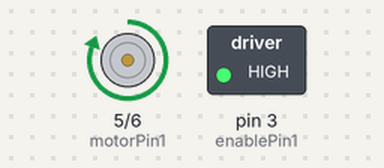
The sketch below on a simulated Arduino Uno, built with avr-gcc and run on an emulated ATmega328P. Parts: motor-driver pin pairs drawn as motors (green arrow = first pin HIGH = forward, orange = second pin HIGH = backward, longer = more drive), switched loads named in the sketch (green lamp = pin HIGH).

Above: at 2.5 s.
At 6.0 s:
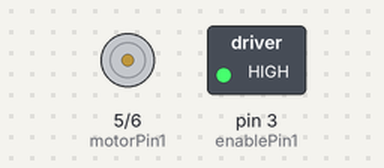
At 9.5 s:
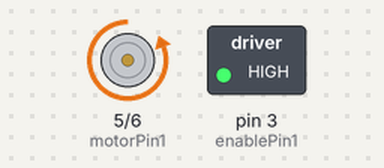
Timing chart, 0 to 13.8 s (numbered marks = the images above):
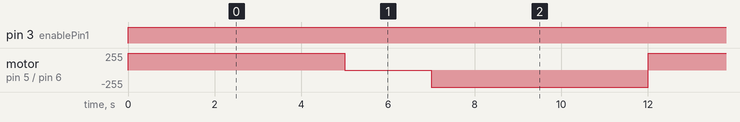

The sketch:

motorControl.ino
```cpp
/*
motorControl.ino
Alex, Jane, Selasie, and Supriti
February 16th, 2024

EE31 Phase 2A
*/

const int motorPin1 = 5;
const int motorPin2 = 6;
const int enablePin1 = 3;

static unsigned long controlMillis = millis();


void setup() {

  pinMode(motorPin1, OUTPUT);
  pinMode(motorPin2, OUTPUT);
  pinMode(enablePin1, OUTPUT);

}

void loop() {

  if (millis() - controlMillis < 5000) {
    forwardDirection();
  }
  else if (millis() - controlMillis > 5000 and millis() - controlMillis < 7000) {
    stopMotor();
  }
  else if (millis() - controlMillis > 7000 and millis() - controlMillis < 12000) {
    reverseDirection();
  }
  else if (millis() - controlMillis > 12000) {
    controlMillis = millis();
  }

}


/*
 * name:      forwardDirection
 * purpose:   move the motor
 * arguments: None
 * returns:   None (void)
 * effects: moves the motor forward
 */
void forwardDirection() {
  digitalWrite(motorPin1, HIGH);
  digitalWrite(motorPin2, LOW);
  analogWrite(enablePin1, 255); // Set speed (0 to 255)
  // delay(2000); // Run for 2 seconds
}


/*
 * name:      reverseDirection
 * purpose:   move the motor
 * arguments: None
 * returns:   None (void)
 * effects: moves the motor backward
 */
void reverseDirection() {
  digitalWrite(motorPin1, LOW);
  digitalWrite(motorPin2, HIGH);
  analogWrite(enablePin1, 255); // Set speed (0 to 255)
  // delay(2000); // Run for 2 seconds
}


/*
 * name:      stopMotor
 * purpose:   stop the motor
 * arguments: None
 * returns:   None (void)
 */
void stopMotor() {
  digitalWrite(motorPin1, LOW);
  digitalWrite(motorPin2, LOW);
}
```

Measured:
- by itself, pin 3 (enablePin1): LOW → HIGH at 0.00 s
- by itself, motor on pin 5 (motorPin1) / pin 6 (motorPin2): repeats every 12.0 s: stopped 2.0 s, backward 255/255 5.0 s, forward 255/255 5.0 s
